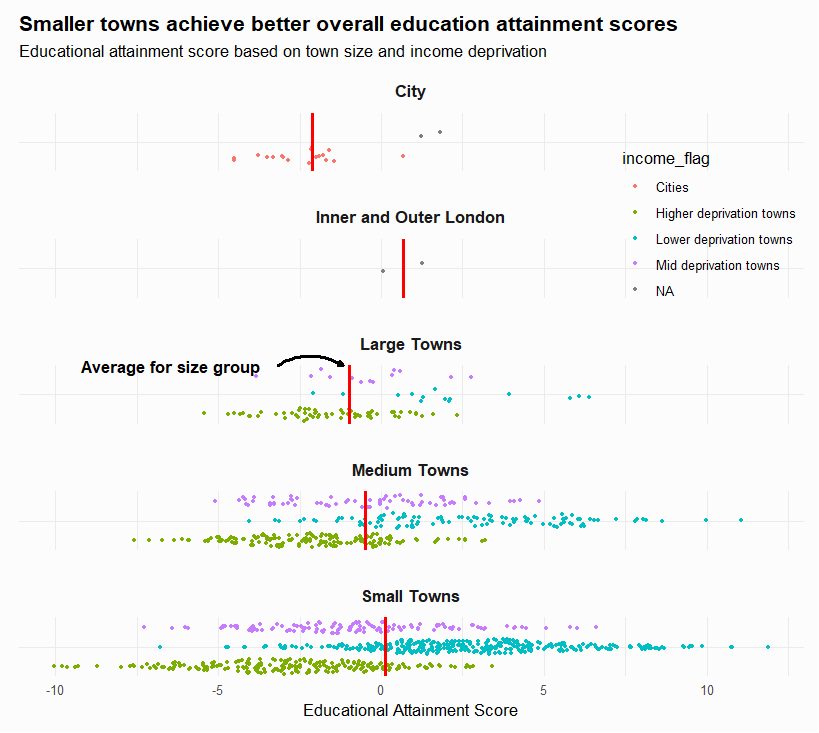

This figure's R source:
library(dplyr)
library(tidyverse)
library(janitor)
library(readr)
library(summarytools)
library(ggbeeswarm)


education <- read_csv("2208 Intern/english_education.csv")

# ANALYZE

head(education)
str(education)
colnames(education)
summary(education)
View(education)

dfSummary(education) %>%  view()

unique(education$size_flag)



# Categorize other built-up-areas in cities and inner and outer London

uk_education <- education %>% 
  mutate(size = case_when(
    size_flag == "Not BUA"~ "City",
    size_flag == "Other Small BUAs" ~ "City",
    str_detect(tolower(size_flag), "london") ~ "Inner and Outer London", # str_detect(column, "word") used to detect whether the word is in the column 
    TRUE ~size_flag
  )) 

View(uk_education)



# Get the median value for every group for the vertical line

median_education_att <- uk_education %>% 
  group_by(size) %>% 
  summarize(median = median(education_score, na.rm = TRUE))

View(average_education_att)



# Plotting the quasirandom plot for each of the groupings with the educational attaintment scores with the vertical median line shown

ggplot() +
  geom_quasirandom(data = uk_education, aes(x = education_score, y = size, color = income_flag), size = 1, dodge.width = 2, method = "pseudorandom") +
  geom_vline(data = median_education_att, aes(xintercept = median), size = 1, color = "red") +
  labs(
    title = "Smaller towns achieve better overall education attainment scores",
    subtitle = "Educational attainment score based on town size and income deprivation",
    x = "Educational Attainment Score",
    y = "Towns"
  ) +
  geom_text(data = median_education_att %>% filter(size == "Large Towns"),
            aes(median, Inf, label = "Average for size group"),
            hjust = 1.5, family = "Arial", fontface = "bold") +
  geom_curve(
    data = median_education_att %>% filter(size == "Large Towns"),
    aes(x = median - 2.2, xend = median - 0.2, y = Inf, yend = Inf),
    color = "black",
    linewidth = 1,
    curvature = -0.3,
    arrow = arrow(length = unit(0.1, "npc"))
  ) +
  coord_cartesian(clip = "off") +
  facet_wrap(~size, ncol = 1, scales = "free_y") +
  theme_minimal(base_family = "Outfit") +
  theme(
    plot.background = element_rect(fill = "grey99", color = NA),
    legend.position = c(0.88, 0.8),
    axis.title.y = element_blank(),
    axis.text.y = element_blank(),
    axis.title.x = element_text(hjust = 0.50),
    plot.margin = margin(10, 10, 10, 10),
    plot.title = element_text(face = "bold", size = 14),
    plot.caption = element_text(margin = margin(10, 0, 0, 0)),
    panel.spacing.y = unit(1, "lines"),
    strip.text = element_text(size = 11, face = "bold", margin = margin(10, 0, 10, 0))
  )
